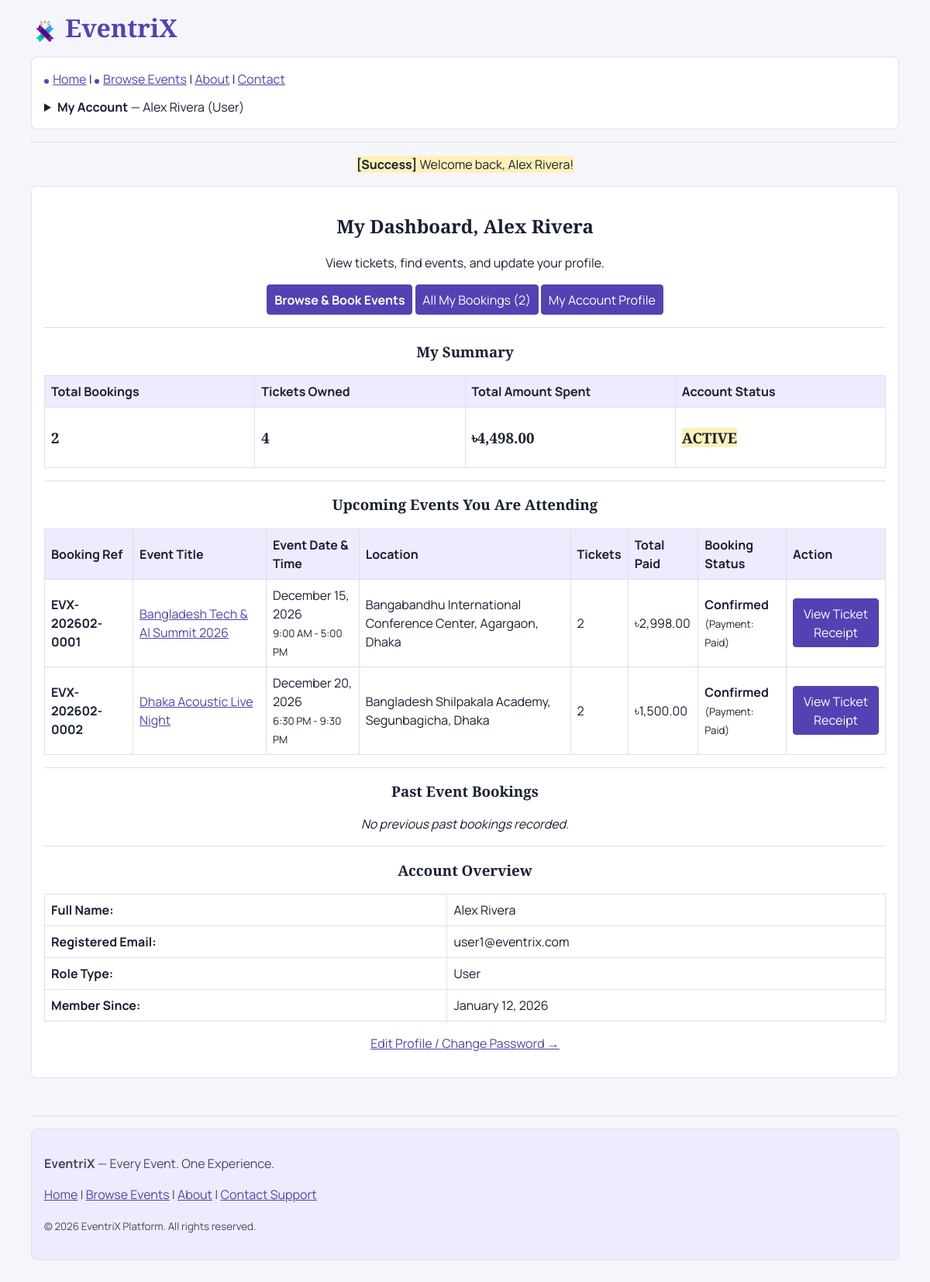
The app's page /user/dashboard.html (signed in) with its own data.
### tables this page shows
CREATE TABLE `users` (
  `id` INT AUTO_INCREMENT PRIMARY KEY,
  `full_name` VARCHAR(100) NOT NULL,
  `email` VARCHAR(150) NOT NULL UNIQUE,
  `password` VARCHAR(255) NOT NULL,
  `role` ENUM('admin', 'host', 'user') NOT NULL DEFAULT 'user',
  `status` ENUM('active', 'suspended') NOT NULL DEFAULT 'active',
  `created_at` TIMESTAMP DEFAULT CURRENT_TIMESTAMP,
  INDEX `idx_users_role` (`role`),
  INDEX `idx_users_status` (`status`)
);

CREATE TABLE `bookings` (
  `id` INT AUTO_INCREMENT PRIMARY KEY,
  `booking_reference` VARCHAR(50) NOT NULL UNIQUE,
  `user_id` INT NOT NULL,
  `event_id` INT NOT NULL,
  `quantity` INT NOT NULL,
  `total_amount` DECIMAL(10,2) NOT NULL,
  `booking_status` ENUM('Pending Payment', 'Confirmed', 'Cancelled') NOT NULL DEFAULT 'Pending Payment',
  `payment_status` ENUM('Unpaid', 'Paid', 'Failed', 'Refunded') NOT NULL DEFAULT 'Unpaid',
  `created_at` TIMESTAMP DEFAULT CURRENT_TIMESTAMP,
  FOREIGN KEY (`user_id`) REFERENCES `users`(`id`) ON DELETE CASCADE,
  FOREIGN KEY (`event_id`) REFERENCES `events`(`id`) ON DELETE CASCADE,
  INDEX `idx_bookings_user` (`user_id`),
  INDEX `idx_bookings_event` (`event_id`),
  INDEX `idx_bookings_ref` (`booking_reference`)
);

CREATE TABLE `events` (
  `id` INT AUTO_INCREMENT PRIMARY KEY,
  `host_id` INT NOT NULL,
  `title` VARCHAR(200) NOT NULL,
  `description` TEXT NOT NULL,
  `category` VARCHAR(100) NOT NULL,
  `image` VARCHAR(255) DEFAULT NULL,
  `event_date` DATE NOT NULL,
  `start_time` TIME NOT NULL,
  `end_time` TIME NOT NULL,
  `location` VARCHAR(255) NOT NULL,
  `ticket_price` DECIMAL(10,2) NOT NULL DEFAULT 0.00,
  `total_tickets` INT NOT NULL,
  `available_tickets` INT NOT NULL,
  `registration_deadline` DATETIME NOT NULL,
  `status` ENUM('Draft', 'Pending Approval', 'Approved', 'Rejected', 'Completed', 'Cancelled') NOT NULL DEFAULT 'Pending Approval',
  `created_at` TIMESTAMP DEFAULT CURRENT_TIMESTAMP,
  `updated_at` TIMESTAMP DEFAULT CURRENT_TIMESTAMP ON UPDATE CURRENT_TIMESTAMP,
  FOREIGN KEY (`host_id`) REFERENCES `users`(`id`) ON DELETE CASCADE,
  INDEX `idx_events_status` (`status`),
  INDEX `idx_events_category` (`category`),
  INDEX `idx_events_date` (`event_date`)
);

### user/dashboard.php (the view, shortened to what this page needs)
<?php
require_once __DIR__ . '/../includes/database.php';
require_once __DIR__ . '/../includes/functions.php';
$user_id = current_user_id();
$stmt = $pdo->prepare("SELECT id, full_name, email, role, status, created_at FROM users WHERE id = ?");
$stmt->execute([$user_id]);
$user = $stmt->fetch();
$stmt = $pdo->prepare("SELECT COUNT(*) FROM bookings WHERE user_id = ?");
$stmt->execute([$user_id]);
$total_bookings = (int)$stmt->fetchColumn();
$stmt = $pdo->prepare("SELECT COALESCE(SUM(quantity), 0) AS total_tickets, COALESCE(SUM(total_amount), 0) AS total_spent
                      FROM bookings
                      WHERE user_id = ? AND booking_status = 'Confirmed'");
$stmt->execute([$user_id]);
$booking_stats = $stmt->fetch();
$stmt = $pdo->prepare("SELECT b.*, e.title, e.event_date, e.start_time, e.end_time, e.location
                      FROM bookings b
                      JOIN events e ON b.event_id = e.id
                      WHERE b.user_id = ? AND e.event_date >= CURDATE()
                      ORDER BY e.event_date ASC, e.start_time ASC");
$stmt->execute([$user_id]);
$upcoming_bookings = $stmt->fetchAll();
$stmt = $pdo->prepare("SELECT b.*, e.title, e.event_date, e.start_time, e.end_time, e.location
                      FROM bookings b
                      JOIN events e ON b.event_id = e.id
                      WHERE b.user_id = ? AND e.event_date < CURDATE()
                      ORDER BY e.event_date DESC
                      LIMIT 5");
$stmt->execute([$user_id]);
$past_bookings = $stmt->fetchAll();
require __DIR__ . '/../includes/header.php';
?>
<center>
    <h2>My Dashboard, <?php echo e($user['full_name']); ?></h2>
    <p>View tickets, find events, and update your profile.</p>
    <p>
        <a href="../events.html"><button type="button"><strong>Browse & Book Events</strong></button></a>
        <a href="my-bookings.html"><button type="button">All My Bookings (<?php echo $total_bookings; ?>)</button></a>
        <a href="profile.html"><button type="button">My Account Profile</button></a>
    </p>
    <hr>
    <section>
        <h3>My Summary</h3>
        <table border="1" cellpadding="8" cellspacing="0">
            <tr>
                <th width="180">Total Bookings</th>
                <th width="180">Tickets Owned</th>
                <th width="180">Total Amount Spent</th>
                <th width="180">Account Status</th>
            </tr>
            <tr align="center">
                <td><h3><?php echo $total_bookings; ?></h3></td>
                <td><h3><?php echo $booking_stats['total_tickets']; ?></h3></td>
                <td><h3><?php echo format_price($booking_stats['total_spent']); ?></h3></td>
                <td><h3><mark><?php echo strtoupper(e($user['status'])); ?></mark></h3></td>
            </tr>
        </table>
    </section>
    <hr>
    <section>
        <h3>Upcoming Events You Are Attending</h3>
        <?php if (!empty($upcoming_bookings)): ?>
            <table border="1" cellpadding="8" cellspacing="0" width="90%">
                <thead>
                    <tr>
                        <th>Booking Ref</th>
                        <th>Event Title</th>
                        <th>Event Date & Time</th>
                        <th>Location</th>
                        <th>Tickets</th>
                        <th>Total Paid</th>
                        <th>Booking Status</th>
                        <th>Action</th>
                    </tr>
                </thead>
                <tbody>
                    <?php foreach ($upcoming_bookings as $booking): ?>
                        <tr>
                            <td><strong><?php echo e($booking['booking_reference']); ?></strong></td>
                            <td><a href="../event-details.html?id=<?php echo $booking['event_id']; ?>"><?php echo e($booking['title']); ?></a></td>
                            <td>
                                <?php echo format_date($booking['event_date']); ?><br>
                                <small><?php echo format_time($booking['start_time']); ?> - <?php echo format_time($booking['end_time']); ?></small>
                            </td>
                            <td><?php echo e($booking['location']); ?></td>
                            <td align="center"><?php echo $booking['quantity']; ?></td>
                            <td><?php echo format_price($booking['total_amount']); ?></td>
                            <td align="center">
                                <strong><?php echo e($booking['booking_status']); ?></strong><br>
                                <small>(Payment: <?php echo e($booking['payment_status']); ?>)</small>
                            </td>
                            <td align="center">
                                <a href="booking-details.html?id=<?php echo $booking['id']; ?>">
                                    <button type="button">View Ticket Receipt</button>
                                </a>
                            </td>
                        </tr>
                    <?php endforeach; ?>
                </tbody>
            </table>
        <?php else: ?>
            <p><em>You do not have any upcoming event bookings right now.</em></p>
            <p><a href="../events.html">Browse and discover upcoming events today &rarr;</a></p>
        <?php endif; ?>
    </section>
    <hr>
    <section>
        <h3>Past Event Bookings</h3>
        <?php if (!empty($past_bookings)): ?>
            <table border="1" cellpadding="8" cellspacing="0" width="90%">
                <thead>
                    <tr>
                        <th>Booking Ref</th>
                        <th>Event Title</th>
                        <th>Date</th>
                        <th>Tickets</th>
                        <th>Amount</th>
                        <th>Status</th>
                        <th>Details</th>
                    </tr>
                </thead>
                <tbody>
                    <?php foreach ($past_bookings as $p_booking): ?>
                        <tr>
                            <td><?php echo e($p_booking['booking_reference']); ?></td>
                            <td><?php echo e($p_booking['title']); ?></td>
                            <td><?php echo format_date($p_booking['event_date']); ?></td>
                            <td align="center"><?php echo $p_booking['quantity']; ?></td>
                            <td><?php echo format_price($p_booking['total_amount']); ?></td>
                            <td align="center"><?php echo e($p_booking['booking_status']); ?></td>
                            <td align="center">
                                <a href="booking-details.html?id=<?php echo $p_booking['id']; ?>">View Details</a>
                            </td>
                        </tr>
                    <?php endforeach; ?>
                </tbody>
            </table>
            <p><a href="my-bookings.html">View complete booking history &rarr;</a></p>
        <?php else: ?>
            <p><em>No previous past bookings recorded.</em></p>
        <?php endif; ?>
    </section>
    <hr>
    <section>
        <h3>Account Overview</h3>
        <table border="1" cellpadding="6" cellspacing="0">
            <tr>
                <td><strong>Full Name:</strong></td>
                <td><?php echo e($user['full_name']); ?></td>
            </tr>
            <tr>
                <td><strong>Registered Email:</strong></td>
                <td><?php echo e($user['email']); ?></td>
            </tr>
            <tr>
                <td><strong>Role Type:</strong></td>
                <td><?php echo ucfirst(e($user['role'])); ?></td>
            </tr>
            <tr>
                <td><strong>Member Since:</strong></td>
                <td><?php echo format_date($user['created_at']); ?></td>
            </tr>
        </table>
        <p><a href="profile.html">Edit Profile / Change Password &rarr;</a></p>
    </section>
</center>
<?php require __DIR__ . '/../includes/footer.php'; ?>

### assets/css/site.css (style rules this page uses)
:root { --accent: #5342b3; --ink: #172033; --line: #dce0eb; }
* { box-sizing: border-box; }
body { margin: 0 auto; max-width: 72rem; padding: 1rem; color: var(--ink); background: #f5f6fb; font: 1rem/1.5 Manrope, Arial, sans-serif; }
h1, h2, h3 { font-family: "Playfair Display", Georgia, serif; line-height: 1.25; }
a { color: var(--accent); }
hr { border: 0; border-top: 1px solid var(--line); }
input, select, textarea, button { max-width: 100%; padding: .4rem .55rem; border: 1px solid #7b8090; border-radius: 4px; font: inherit; }
button, .nav-auth, .landing-intro > p:last-child a, .landing-cta a { color: white; background: var(--accent); border-color: var(--accent); }
button { cursor: pointer; }
table { width: 100%; margin-block: 1rem; border-collapse: collapse; border-color: var(--line); }
th, td { padding: .5rem; border: 1px solid var(--line); text-align: left; }
th { background: #eeebff; }
mark { color: inherit; background: #fff0b8; }

### records on screen
users: full_name "Alex Rivera", status "ACTIVE", email "user1@eventrix.com", role "User", created_at "January 12, 2026"
bookings: booking_reference "EVX-202602-0001", event.title "Bangladesh Tech & AI Summit 2026", event.event_date "December 15, 2026", event.start_time "9:00 AM", event.end_time "5:00 PM", event.location "Bangabandhu International Conference Center, Agargaon, Dhaka", quantity "2", total_amount "৳2,998.00", booking_status "Confirmed", payment_status "Paid"
bookings: booking_reference "EVX-202602-0002", event.title "Dhaka Acoustic Live Night", event.event_date "December 20, 2026", event.start_time "6:30 PM", event.end_time "9:30 PM", event.location "Bangladesh Shilpakala Academy, Segunbagicha, Dhaka", quantity "2", total_amount "৳1,500.00", booking_status "Confirmed", payment_status "Paid"

### other values on screen
$site_name "EventriX"
current_user_name() "Alex Rivera"
current_user_role() "User"
$message "Welcome back, Alex Rivera!"
$total_bookings "2"
$booking_stats['total_tickets'] "4"
format_price($booking_stats['total_spent']) "৳4,498.00"
